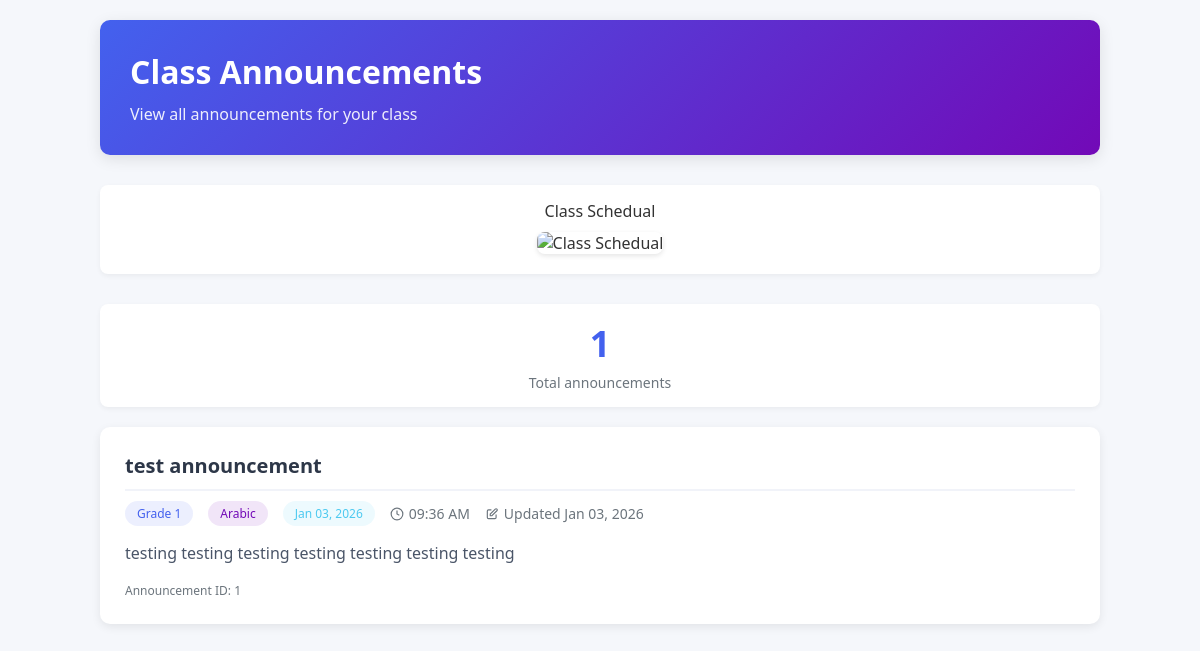
Page /classes/announcements/ on the earlier database version.
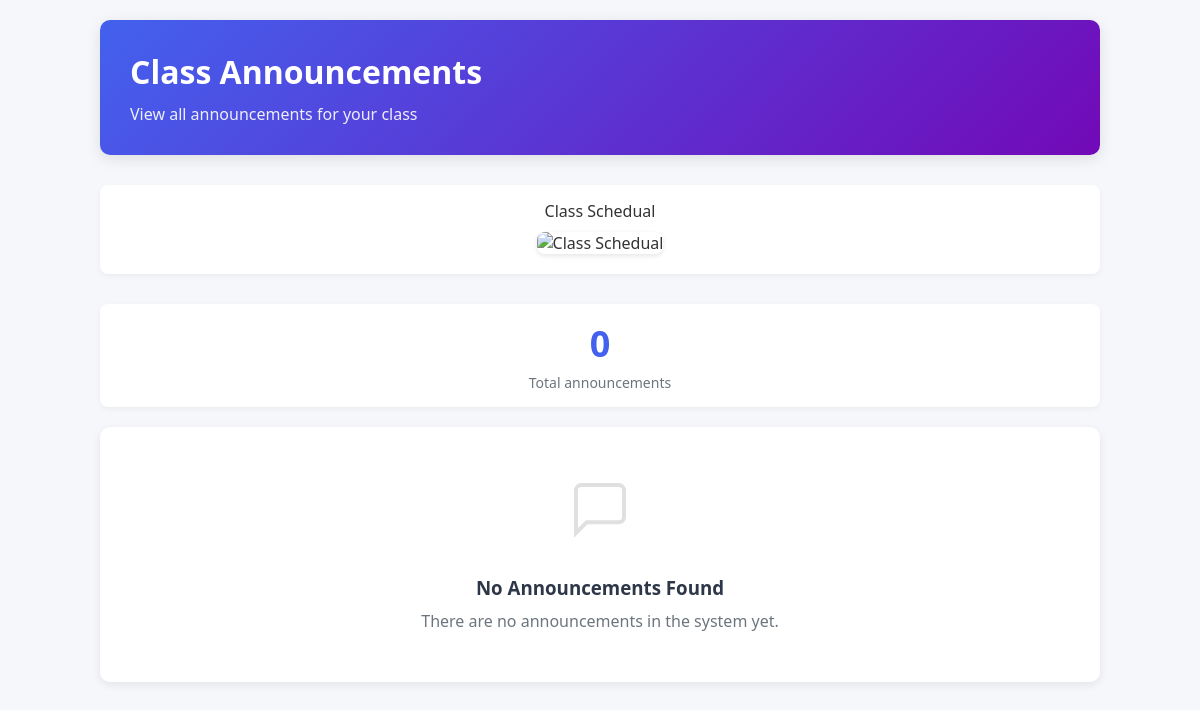
Same page on the later database version.
### classes/models.py (models this page shows, shortened)
class ClassAnnouncement(models.Model):
    SUBJECTS_CHOICES = [
        ('math', 'Mathematics'),
        ('science', 'Science'),
        ('english', 'English'),
        ('history', 'History'),
        ('geography', 'Geography'),
        ('physics', 'Physics'),
        ('chemistry', 'Chemistry'),
        ('biology', 'Biology'),
        ('french', 'French'),
        ('arabic', 'Arabic'),
        ('art', 'Art'),
        ('music', 'Music'),
        ('pe', 'Physical Education'),
        ('computer', 'Computer Science'),
    ]
    class_related = models.ForeignKey(Class, on_delete=models.CASCADE, related_name='announcements')
    title = models.CharField(max_length=200)
    content = models.TextField()
    published_date = models.DateTimeField(auto_now_add=True)
    updated_at = models.DateTimeField(auto_now=True)
    subject = models.CharField(max_length=50, choices=SUBJECTS_CHOICES)
    class Meta:
        verbose_name = 'Class Announcement'
        verbose_name_plural = 'Class Announcements'

class Class(models.Model):
    name = models.CharField(max_length=100)
    description = models.TextField(blank=True, null=True)
    schedule_image = models.ImageField(upload_to='class_schedules/', blank=True, null=True)
    created_at = models.DateTimeField(auto_now_add=True)
    updated_at = models.DateTimeField(auto_now=True)
    class Meta:
        verbose_name = 'Class'
        verbose_name_plural = 'Classes'

### classes/views.py (the view)
# urls.py: path('announcements/', views.announcements_list, name='class_announcements_list'),
def announcements_list(request):
    user = request.user
    has_student_profile = hasattr(user, 'studentprofile_profile')
    if has_student_profile:
        student_profile = StudentProfile.objects.get(user=user)
        announcements = ClassAnnouncement.objects.select_related('class_related').filter(
            class_related=student_profile.class_level
        ).order_by('-published_date')
        return render(request, 'students/student_announcements_list.html', {
            'announcements': announcements,
            'has_student_profile': True,
            'student_profile': student_profile
        })
    else:
        announcements = ClassAnnouncement.objects.select_related('class_related').all().order_by('-published_date')
        return render(request, 'students/student_announcements_list.html', {
            'announcements': announcements,
            'has_student_profile': False
        })

### templates/students/student_announcements_list.html (shortened to what the changed rows need)
<!DOCTYPE html>
<html>
<head>
</head>
<body>
    <div class="container">
        <div class="header">
            <h1>Class Announcements</h1>
        </div>
        <div class="announcements-count">
            <div class="count-number">{{ announcements|length }}</div>
            <div class="count-label">
                {% if has_student_profile %}
                    Announcements for your class
                {% else %}
                    Total announcements
                {% endif %}
            </div>
        </div>
        <div class="announcements-list">
            {% if announcements %}
                {% for announcement in announcements %}
                <div class="announcement-card">
                    <h2 class="announcement-title">{{ announcement.title }}</h2>
                    <div class="announcement-meta">
                        <div class="meta-item">
                            <span class="badge badge-class">{{ announcement.class_related.name }}</span>
                        </div>
                        <div class="meta-item">
                            <span class="badge badge-subject">{{ announcement.get_subject_display }}</span>
                        </div>
                        <div class="meta-item">
                            <span class="badge badge-date">{{ announcement.published_date|date:"M d, Y" }}</span>
                        </div>
                        <div class="meta-item">
                            <svg style="width: 14px; height: 14px; vertical-align: middle;" viewBox="0 0 24 24" fill="none" stroke="currentColor" stroke-width="2">
                                <circle cx="12" cy="12" r="10"/>
                                <path d="M12 6v6l4 2"/>
                            </svg>
                            {{ announcement.published_date|date:"h:i A" }}
                        </div>
                        {% if announcement.updated_at != announcement.published_date %}
                        <div class="meta-item">
                            <svg style="width: 14px; height: 14px; vertical-align: middle;" viewBox="0 0 24 24" fill="none" stroke="currentColor" stroke-width="2">
                                <path d="M11 5H6a2 2 0 00-2 2v11a2 2 0 002 2h11a2 2 0 002-2v-5m-1.414-9.414a2 2 0 112.828 2.828L11.828 15H9v-2.828l8.586-8.586z"/>
                            </svg>
                            Updated {{ announcement.updated_at|date:"M d, Y" }}
                        </div>
                        {% endif %}
                    </div>
                    <div class="announcement-content">
                        {{ announcement.content|linebreaks }}
                    </div>
                    <div style="font-size: 12px; color: #6c757d; margin-top: 10px;">
                        Announcement ID: {{ announcement.id }}
                    </div>
                </div>
                {% endfor %}
            {% else %}
                <div class="empty-state">
                    <div class="empty-state-icon">
                        <svg style="width: 64px; height: 64px;" viewBox="0 0 24 24" fill="none" stroke="currentColor" stroke-width="1.5">
                            <path d="M21 15a2 2 0 0 1-2 2H7l-4 4V5a2 2 0 0 1 2-2h14a2 2 0 0 1 2 2z"/>
                        </svg>
                    </div>
                    <h3>No Announcements Found</h3>
                    <p>
                        {% if has_student_profile %}
                            There are no announcements for your class yet. Check back later or contact your teacher.
                        {% else %}
                            There are no announcements in the system yet.
                        {% endif %}
                    </p>
                </div>
            {% endif %}
        </div>
    </div>
</body>
</html>

Differences in the rows shown:
removed ClassAnnouncement: title "test announcement", class_related.name "Grade 1", subject "Arabic", published_date "Jan 03, 2026", published_date "09:36 AM", updated_at "Jan 03, 2026", content "testing testing testing testing testing testing testing", id "1"
Other differences:
{{ announcements|length }}: "1" → "0"
text now shown: "No Announcements Found There are no announcements in the system yet."
